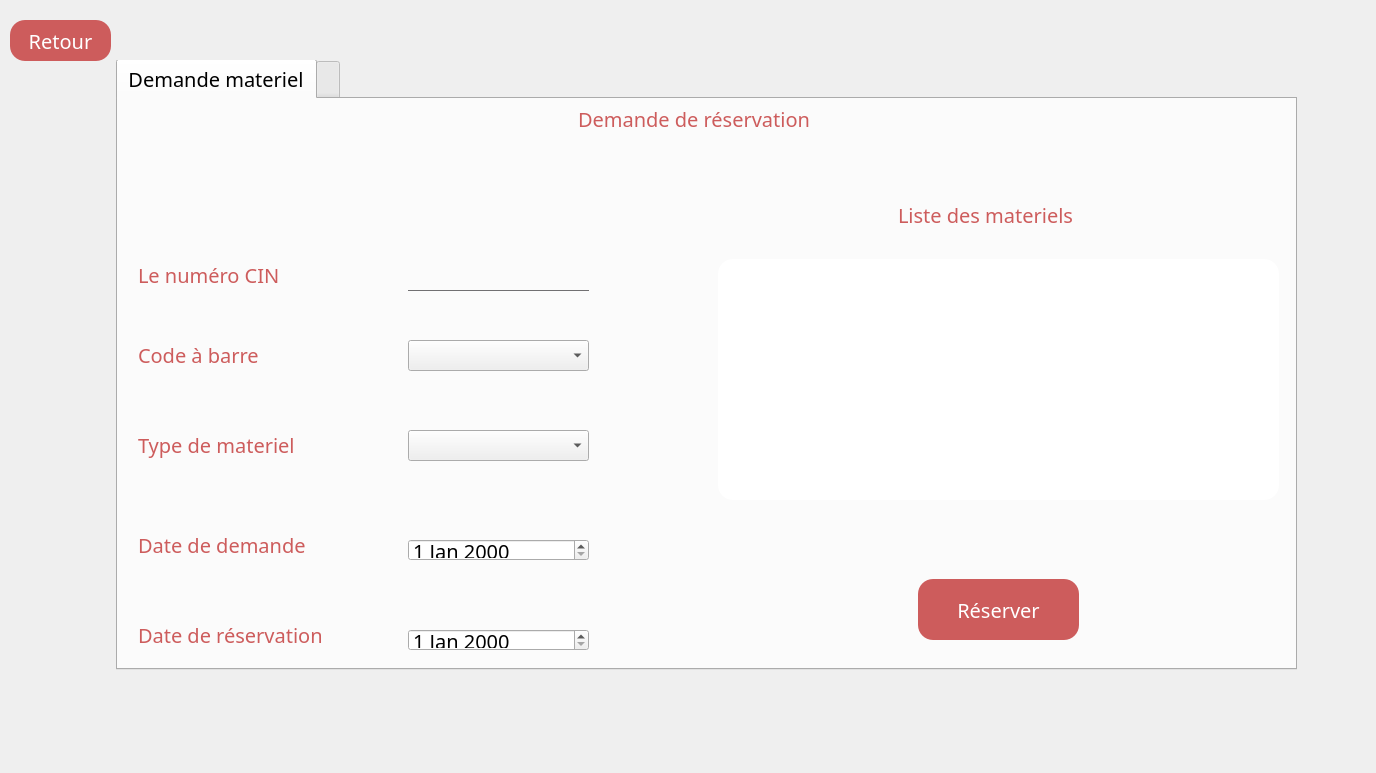
<?xml version="1.0" encoding="UTF-8"?>
<ui version="4.0">
 <class>Demande</class>
 <widget class="QDialog" name="Demande">
  <property name="geometry">
   <rect>
    <x>0</x>
    <y>0</y>
    <width>1376</width>
    <height>773</height>
   </rect>
  </property>
  <property name="windowTitle">
   <string>Dialog</string>
  </property>
  <property name="styleSheet">
   <string notr="true">*{
font-family:century gothic;
font-size :20px;
}

QGroupBox {

border-radius:15px;
}
QPushButton {
background-color :#CD5C5C;border:none;
color:white;
border-radius:15px;
}


 QLabel {
color:#CD5C5C;
}</string>
  </property>
  <widget class="QGroupBox" name="groupBox">
   <property name="geometry">
    <rect>
     <x>70</x>
     <y>60</y>
     <width>1241</width>
     <height>631</height>
    </rect>
   </property>
   <property name="title">
    <string/>
   </property>
   <widget class="QTabWidget" name="tabWidget">
    <property name="geometry">
     <rect>
      <x>46</x>
      <y>-1</y>
      <width>1181</width>
      <height>611</height>
     </rect>
    </property>
    <property name="currentIndex">
     <number>0</number>
    </property>
    <widget class="QWidget" name="tab_3">
     <attribute name="title">
      <string>Demande materiel</string>
     </attribute>
     <widget class="QLineEdit" name="lineEdit_2">
      <property name="geometry">
       <rect>
        <x>290</x>
        <y>161</y>
        <width>181</width>
        <height>31</height>
       </rect>
      </property>
      <property name="styleSheet">
       <string notr="true">QLineEdit{
background:transparent;
border:none;
color: #717072;
border-bottom:1px solid #717072;
}</string>
      </property>
     </widget>
     <widget class="QComboBox" name="type">
      <property name="geometry">
       <rect>
        <x>290</x>
        <y>331</y>
        <width>181</width>
        <height>31</height>
       </rect>
      </property>
     </widget>
     <widget class="QLabel" name="label_13">
      <property name="geometry">
       <rect>
        <x>20</x>
        <y>420</y>
        <width>231</width>
        <height>51</height>
       </rect>
      </property>
      <property name="text">
       <string>Date de demande </string>
      </property>
     </widget>
     <widget class="QComboBox" name="code">
      <property name="geometry">
       <rect>
        <x>290</x>
        <y>241</y>
        <width>181</width>
        <height>31</height>
       </rect>
      </property>
      <property name="styleSheet">
       <string notr="true"/>
      </property>
     </widget>
     <widget class="QDateEdit" name="dateEdit_2">
      <property name="geometry">
       <rect>
        <x>290</x>
        <y>530</y>
        <width>181</width>
        <height>22</height>
       </rect>
      </property>
     </widget>
     <widget class="QLabel" name="label_10">
      <property name="geometry">
       <rect>
        <x>20</x>
        <y>150</y>
        <width>181</width>
        <height>51</height>
       </rect>
      </property>
      <property name="text">
       <string>Le numéro CIN</string>
      </property>
     </widget>
     <widget class="QLabel" name="label_11">
      <property name="geometry">
       <rect>
        <x>20</x>
        <y>230</y>
        <width>181</width>
        <height>51</height>
       </rect>
      </property>
      <property name="text">
       <string>Code à barre</string>
      </property>
     </widget>
     <widget class="QLabel" name="label_15">
      <property name="geometry">
       <rect>
        <x>780</x>
        <y>90</y>
        <width>261</width>
        <height>51</height>
       </rect>
      </property>
      <property name="text">
       <string>Liste des materiels</string>
      </property>
     </widget>
     <widget class="QDateEdit" name="dateEdit">
      <property name="geometry">
       <rect>
        <x>290</x>
        <y>440</y>
        <width>181</width>
        <height>22</height>
       </rect>
      </property>
     </widget>
     <widget class="QLabel" name="label_12">
      <property name="geometry">
       <rect>
        <x>20</x>
        <y>320</y>
        <width>201</width>
        <height>51</height>
       </rect>
      </property>
      <property name="text">
       <string>Type de materiel</string>
      </property>
     </widget>
     <widget class="QPushButton" name="pushButton">
      <property name="geometry">
       <rect>
        <x>800</x>
        <y>480</y>
        <width>161</width>
        <height>61</height>
       </rect>
      </property>
      <property name="text">
       <string>Réserver</string>
      </property>
     </widget>
     <widget class="QTableView" name="tableView">
      <property name="geometry">
       <rect>
        <x>600</x>
        <y>160</y>
        <width>561</width>
        <height>241</height>
       </rect>
      </property>
      <property name="styleSheet">
       <string notr="true">QTableView {
background:white;
border-radius:15px;
font-size :30px;

}
</string>
      </property>
     </widget>
     <widget class="QLabel" name="label">
      <property name="geometry">
       <rect>
        <x>460</x>
        <y>10</y>
        <width>611</width>
        <height>20</height>
       </rect>
      </property>
      <property name="text">
       <string>Demande de réservation </string>
      </property>
     </widget>
     <widget class="QLabel" name="label_14">
      <property name="geometry">
       <rect>
        <x>20</x>
        <y>510</y>
        <width>231</width>
        <height>51</height>
       </rect>
      </property>
      <property name="text">
       <string>Date de réservation</string>
      </property>
     </widget>
    </widget>
    <widget class="QWidget" name="tab_4">
     <attribute name="title">
      <string/>
     </attribute>
    </widget>
   </widget>
  </widget>
  <widget class="QPushButton" name="pushButton_2">
   <property name="geometry">
    <rect>
     <x>10</x>
     <y>20</y>
     <width>101</width>
     <height>41</height>
    </rect>
   </property>
   <property name="text">
    <string>Retour</string>
   </property>
  </widget>
 </widget>
 <resources/>
 <connections/>
</ui>
